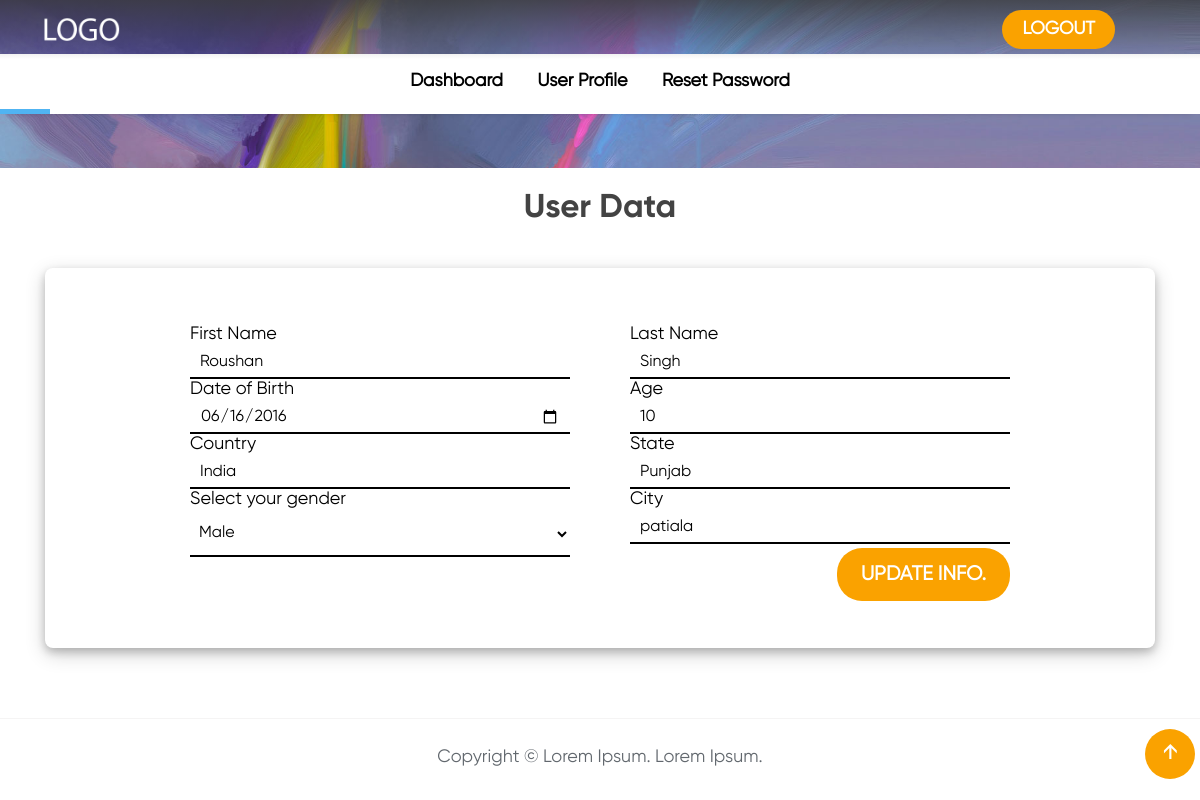
Screenshot of /user-profile.php (signed in) with the database file from the repository.
### tables this page shows
CREATE TABLE `users` (
  `id` int(20) NOT NULL,
  `f_name` varchar(100) DEFAULT NULL,
  `l_name` varchar(100) DEFAULT NULL,
  `gender` enum('M','F','O') NOT NULL DEFAULT 'M',
  `age` int(3) DEFAULT NULL,
  `dob` date DEFAULT NULL,
  `country` varchar(100) DEFAULT NULL,
  `state` varchar(100) DEFAULT NULL,
  `city` varchar(100) DEFAULT NULL,
  `username` varchar(100) DEFAULT NULL,
  `password` varchar(100) DEFAULT NULL,
  `user_type` varchar(10) NOT NULL DEFAULT 'user',
  `status` enum('A','D') NOT NULL DEFAULT 'A',
  `updated_data` text,
  `created_on` timestamp NOT NULL DEFAULT CURRENT_TIMESTAMP
);

### user-profile.php (the view, shortened to what this page needs)
<?php
	include('connection.php');
	$id  = $_SESSION['userid'];
	$sql = "SELECT * FROM users WHERE id = '$id'";
	$row = $conn->query($sql)->fetch_object();
	include('include/header.php');
?>
<div id="group-5" class="l-page-navi__section js-waypoint custom_im_row_holder">
	<div class="_row fixed-width page-section testimonial-masonry padtopbottom3em custom_im_row" >
		<div class="_colwrap _centered custom_im_row_colwrap" >
			<div class="_col custom_im_row_col" style="width:100%" >
				<h3 style="text-align:center;">User Data</h3>
				<hr  style="height:20px;" />
				<div  class="testimonial-masonry-card">
					<div  class="description">
<div class="wrapper_holder" id="wrapper_holder_documentlist">
	<div class="wrapper" id="wrapper_documentlist">
		<div class="form_documentlist_holder">
			<form action="" method="post" id="" name="" onSubmit="return validate_documentlist_form()">
				<div class="form_section_documentlist" id="form_section_documentlist_0">
					<label>First Name</label>
					<input type="text" name="f_name" value="<?=$row->f_name?>" class="contact-txtbox" required="">
				</div>
				<div class="form_section_documentlist" id="form_section_documentlist_1">
					<label>Last Name</label>
					<input type="text" name="l_name" value="<?=$row->l_name?>" class="contact-txtbox" required="">
				</div>
				<div class="form_section_documentlist" id="form_section_documentlist_3">
					<label>Age</label>
					<input type="number" max="100" name="age" value="<?=$row->age?>" class="contact-txtbox" required="">
				</div>
				<div class="form_section_documentlist" id="form_section_documentlist_4">
					<label>Date of Birth</label>
					<input type="date" name="dob" value="<?=$row->dob?>" class="contact-txtbox" required="">
				</div>
				<div class="form_section_documentlist" id="form_section_documentlist_5">
					<label>State</label>
					<input type="text" name="state" value="<?=$row->state?>" class="contact-txtbox" required="">
				</div>
				<div class="form_section_documentlist" id="form_section_documentlist_0">
					<label>Country</label>
					<input type="text" name="country" value="<?=$row->country?>" class="contact-txtbox" required="">
				</div>
				<div class="form_section_documentlist" id="form_section_documentlist_2">
					<label>Select your gender</label>
					<select name="gender" class="contact-txtbox" required="">
						<option value="M" <?=($row->gender == 'M')?'selected':''?>>Male</option>
					</select>
				</div>
				<div class="form_section_documentlist" id="form_section_documentlist_1">
					<label>City</label>
					<input type="text" name="city" value="<?=$row->city?>" class="contact-txtbox" required="">
				</div>
				<div class="form_section_documentlist form_section_documentlist_submit" id="form_section_documentlist_8">
					<input type="submit" class="btn_submit_documentlist" name="btn_submit_add" value="Update Info.">
				</div>
			</form>
		</div>
	</div>
</div>
					</div>
				</div>
			</div>
		</div>
	</div>
</div>
<?php include('include/footer.php'); ?>

### style.css (style rules this page uses)
h1,h2,h3,h4,h5,h6 { font-family:Gilroy-Bold, Arial !important;font-weight:normal;font-style:normal;letter-spacing:0px !important }
.page-section { margin-bottom:60px }
.testimonial-masonry-card { border-radius:8px;box-shadow:0 4px 8px 0 rgba(0,0,0,0.2),0 6px 20px 0 rgba(0,0,0,0.19);margin-bottom:30px }
.testimonial-masonry-card .description { padding:30px }

### my-style.css (style rules this page uses)
body { font-family:Gilroy-Regular !important; font-size:18px; line-height:23px; }
.custom_im_row_holder { border:0px solid red; padding-top:0px !important; padding-bottom:0px !important; margin-top:0px !important; margin-bottom:40px !important; }
.custom_im_row { border:0px solid red; padding-top:20px !important; padding-bottom:0px !important; margin-top:0px !important; margin-bottom:40px !important; }
.custom_im_row_holder .custom_im_row { margin-bottom:0px !important; }
.custom_im_row .custom_im_row_colwrap { border:0px solid green; padding-top:0px !important; padding-bottom:0px !important; margin-top:0px !important; margin-bottom:0px !important; }
.custom_im_row .custom_im_row_col { border:0px solid blue; }
.custom_im_row .custom_im_row_col h3 { margin-top:0px !important; margin-bottom:20px !important; border:0px solid blue; }
#wrapper_holder_documentlist { padding-top:20px; padding-bottom:80px; border:0px solid red; }
#wrapper_documentlist { padding-top:0px; padding-bottom:0px; width:880px; margin:0 auto }
.form_documentlist_holder { width:820px; margin:0 auto; border:0px solid black; }
.form_section_documentlist { width:380px; height:45px; border:0px solid red; float:left; margin-top:5px; margin-bottom:5px; color:#000000; }
.form_section_documentlist input[type=text] { width:380px; height:20px; padding:15px 10px; border-radius:0px; line-height:20px; float:left; margin-top:0px; margin-bottom:10px; margin-right:10px; text-align:left; font-size:16px; color:#000000; background:none; border:none; border-bottom:2px solid #000000; box-shadow:none; }
.form_section_documentlist input[type=number] { width:380px; height:20px; padding:15px 10px; border-radius:0px; line-height:20px; float:left; margin-top:0px; margin-bottom:10px; margin-right:10px; text-align:left; font-size:16px; color:#000000; background:none; border:none; border-bottom:2px solid #000000; box-shadow:none; }
.form_section_documentlist input[type=date] { width:380px; height:20px; padding:15px 10px; border-radius:0px; line-height:20px; float:left; margin-top:0px; margin-bottom:10px; margin-right:10px; text-align:left; font-size:16px; color:#000000; background:none; border:none; border-bottom:2px solid #000000; box-shadow:none; }
.form_section_documentlist input[type=text]::placeholder { color:#777777; }
.form_section_documentlist input[type=number]::placeholder { color:#777777; }
.form_section_documentlist input[type=date]::placeholder { color:#777777; }
.form_section_documentlist select { width:100%; height:45px; padding:5px 5px; border-radius:0px; line-height:20px; float:left; margin-top:0px; margin-bottom:10px; margin-right:10px; text-align:left; font-size:16px; color:#000000; background:none; border:none; border-bottom:2px solid #000000; }
.form_section_documentlist select option { color:#000000; }
.form_section_documentlist input[type=submit] { display:inline-block; padding:14px 24px; border-radius:25px; border:none; background:#FAA200; color:#ffffff; font-size:20px; text-transform:uppercase; font-weight:bold; margin-top:0px; }
.form_section_documentlist_submit { height:60px; }
#form_section_documentlist_0 { float:left; margin-left:0px }
#form_section_documentlist_1 { float:right; margin-right:0px }
#form_section_documentlist_2 { float:left; margin-left:0px }
#form_section_documentlist_3 { float:right; margin-right:0px }
#form_section_documentlist_4 { float:left; margin-left:0px }
#form_section_documentlist_5 { float:right; margin-right:0px }
#form_section_documentlist_8 { float:left; margin-top:10px; width:100%; }
#form_section_documentlist_8 input[type=submit] { float:right; margin-top:0px; }

### rows the page displays
users: f_name "Roushan", l_name "Singh", age "10", dob "06/16/2016", state "Punjab", country "India", gender "Male", city "patiala"
